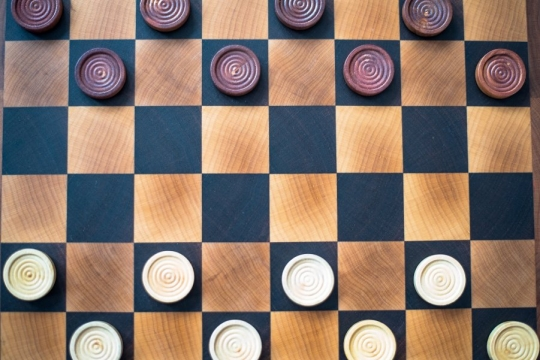
//> input picture src/classes/exercises04/a6_hough_transform/damas.jpg, 540 x 360 px, given in place of the camera
$ ./main   (built with g++ and OpenCV 4)
//> lines starting //> are read from the running program, lines starting //| are printed output that depends on the picture
#include "opencv2/imgproc/imgproc.hpp"
#include "opencv2/highgui/highgui.hpp"

using namespace std;
using namespace cv;

//http://docs.opencv.org/2.4/doc/tutorials/imgproc/imgtrans/sobel_derivatives/sobel_derivatives.html

int main(int argc, char **argv) {
    VideoCapture cap(0); // open the default camera
    if(!cap.isOpened())  // check if we succeeded
        return -1;

    Mat src, src_gray, sobel, scharr;

    int scale = 1;
    int delta = 0;
    int ddepth = CV_16S;

    int kernel = 1;

    while (true) {
        cap >> src;
//> src is the input picture: 360 rows x 540 cols, CV_8UC3; mean B, G, R 108.6, 120.3, 139.8

        GaussianBlur( src, src, Size(3,3), 0, 0, BORDER_DEFAULT );

        /// Convert it to gray
        cvtColor( src, src_gray, CV_BGR2GRAY );
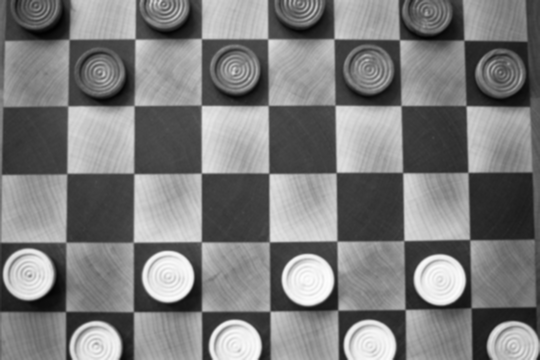
//> src_gray: 360 rows x 540 cols, CV_8UC1; min 1, max 253, mean 124.8

        /// Generate grad_x and grad_y
        Mat grad_x_sobel, grad_y_sobel,grad_x_scharr, grad_y_scharr;
        Mat abs_grad_x_sobel, abs_grad_y_sobel, abs_grad_x_scharr, abs_grad_y_scharr;

        /// Gradient X
        Scharr( src_gray, grad_x_scharr, ddepth, 1, 0, scale, delta, BORDER_DEFAULT );
        convertScaleAbs( grad_x_scharr, abs_grad_x_scharr );
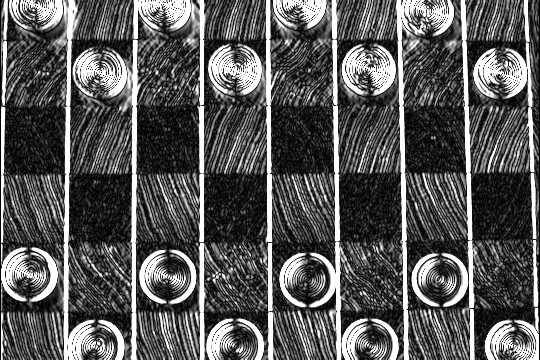
//> abs_grad_x_scharr: 360 rows x 540 cols, CV_8UC1; min 0, max 255, mean 89.2

        Sobel( src_gray, grad_x_sobel, ddepth, 1, 0, 1+kernel*2, scale, delta, BORDER_DEFAULT );
        convertScaleAbs( grad_x_sobel, abs_grad_x_sobel );

        /// Gradient Y
        Scharr( src_gray, grad_y_scharr, ddepth, 0, 1, scale, delta, BORDER_DEFAULT );
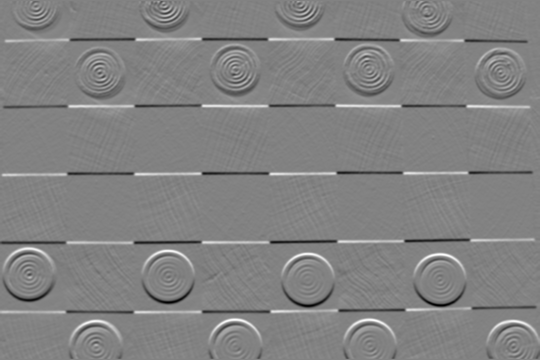
//> grad_y_scharr: 360 rows x 540 cols, CV_16SC1; min -2343, max 2247, mean 2.1; drawn with min black and max white
        convertScaleAbs( grad_y_scharr, abs_grad_y_scharr );
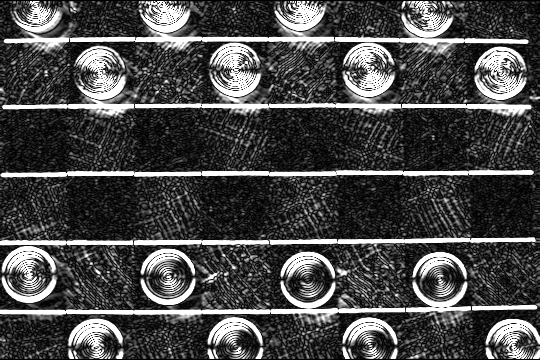
//> abs_grad_y_scharr: 360 rows x 540 cols, CV_8UC1; min 0, max 255, mean 73.7

        Sobel( src_gray, grad_y_sobel, ddepth, 0, 1, 1+kernel*2, scale, delta, BORDER_DEFAULT );
        convertScaleAbs( grad_y_sobel, abs_grad_y_sobel );

        /// Total Gradient (approximate)
        addWeighted( abs_grad_x_sobel, 0.5, abs_grad_y_sobel, 0.5, 0, sobel );
        addWeighted( abs_grad_x_scharr, 0.5, abs_grad_y_scharr, 0.5, 0, scharr );

        Mat laplacian;
        Laplacian(src_gray, laplacian, ddepth, 1+kernel*2, scale, delta,BORDER_DEFAULT);
        convertScaleAbs( laplacian, laplacian );
//> laplacian: 360 rows x 540 cols, CV_8UC1


        putText(sobel, "Sobel, kernel " + to_string(1+kernel*2), cvPoint(10, 20),FONT_HERSHEY_COMPLEX_SMALL, 1, cvScalar(255,255,255), 1, CV_AA);
//> sobel: 360 rows x 540 cols, CV_8UC1; min 0, max 255, mean 32.9
        putText(scharr, "Scharr", cvPoint(10, 20),FONT_HERSHEY_COMPLEX_SMALL, 1, cvScalar(255,255,255), 1, CV_AA);
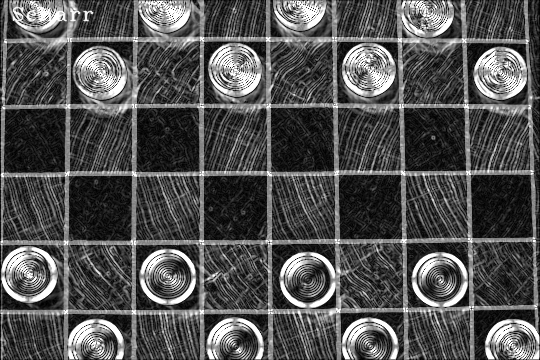
//> scharr: 360 rows x 540 cols, CV_8UC1; min 0, max 255, mean 81.6


        hconcat(sobel, scharr, sobel);
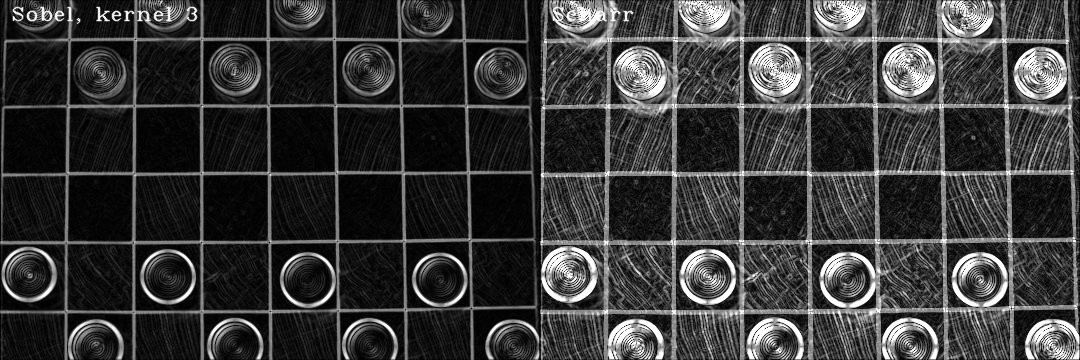
//> sobel: 360 rows x 1080 cols, CV_8UC1; min 0, max 255, mean 57.3
        putText(laplacian, "Laplacian, kernel " + to_string(1+kernel*2), cvPoint(10, 20),FONT_HERSHEY_COMPLEX_SMALL, 1, cvScalar(255,255,255), 1, CV_AA);
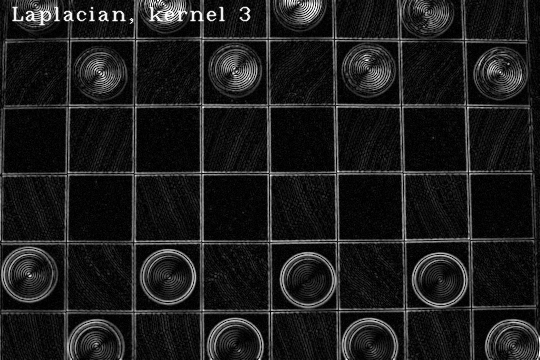
//> laplacian: 360 rows x 540 cols, CV_8UC1; min 0, max 255, mean 28.1

        imshow("image2", laplacian);
        imshow("image", sobel);
        createTrackbar( "scale", "image", &scale, 100 );
        createTrackbar( "Kernel Size", "image", &kernel, 3 );
        if((char)waitKey(30)=='q')
//> the 'q' key is pressed
            return 0;
//> (the program exits here)
